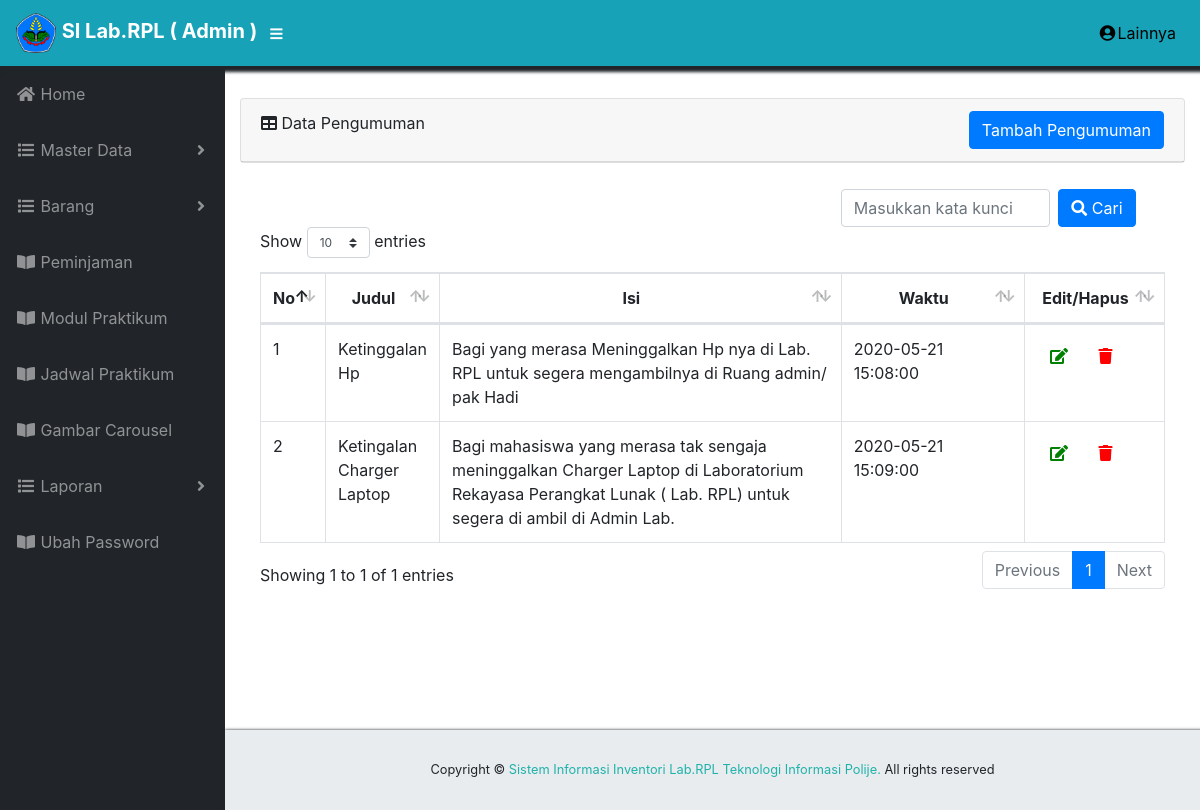
/index.php/admin/home, run on the app's committed database.
### tables this page shows
CREATE TABLE `pengumuman` (
  `id_pengumuman` int(11) NOT NULL,
  `judul` varchar(25) NOT NULL,
  `isi` text NOT NULL,
  `time` timestamp NOT NULL DEFAULT CURRENT_TIMESTAMP ON UPDATE CURRENT_TIMESTAMP
);

### application/controllers/admin/Home.php (called while the page is built, shortened)
<?php
class Home extends CI_Controller{
	public function __construct(){
		$this->load->model("m_home");
        $this->load->library('form_validation');
        $this->load->library('session');
     }
	public function index(){
		$data["pengumuman"] = $this->m_home->getAll();
		$this->load->view("admin/home", $data);
	}
}

### index.php (called while the page is built, shortened)
<?php
require_once BASEPATH.'core/CodeIgniter.php';

### application/models/M_home.php (called while the page is built, shortened)
<?php defined('BASEPATH') OR exit('No direct script access allowed');
class M_home extends CI_Model{
    private $_table = "pengumuman";
    public function getAll(){
        return $this->db->get($this->_table)->result();
    }
}

### application/views/admin/home.php (the view, shortened to what this page needs)
<!DOCTYPE html>
<html lang="en">
 <div id="content-wrapper">
 <div class="container-fluid">
	<div class="card mb-3">
    <div class="card-header">
    <i class="fas fa-table"></i>
	 Data Pengumuman
    <a href="<?php echo base_url('admin/home/tambah') ?>">
	<button name="tambah" type="button" class="btn btn-primary col-xs-3 float-right">Tambah Pengumuman</button></a>
	</div>
    </div>
	 <?php echo form_open('admin/home/search') ?>
     <div class="row float-right"  style="padding-left: 35px; padding-top: 10px;">
     <input type="text" name="keyword" class="col-md-7 mr-2 form-control" placeholder="Masukkan kata kunci">
     <button type="submit" name="search_submit" class="btn btn-primary"><i class="fas fa-search" ></i> Cari</button>
     <?php echo form_close() ?>
	 </div>
		<div class="card-body">
				<div class="table-responsive mt-2">
					<table class="table table-bordered" id="dataTable" width="100%" cellspacing="0">
						<thead >
							<tr>
								<th style="text-align: center">No</th>
								<th style="text-align: center" >Judul</th>
								<th style="text-align: center">Isi</th>
								<th style="text-align: center">Waktu</th>
								<th style="text-align: center">Edit/Hapus</th>
							</tr>
						</thead>
						<?php $no = 1; foreach ($pengumuman as $info) :?>
							<tbody>
								<tr>
									<td><?php echo $no++; ?></td>
									<td><?php echo $info->judul ?></td>
									<td width="500" ><?php echo $info->isi ?></td>
									<td width="200" ><?php echo $info->time ?></td>
									<td width="120">
									 <a href="<?php echo site_url('admin/home/edit/'.$info->id_pengumuman) ?>" class="btn btn-small" ><i class="fas fa-edit" style="color: green;"></i></a>
									 <a onclick="return confirm ('Data Akan dihapus?')" href="<?php echo site_url('admin/home/delete/'.$info->id_pengumuman) ?>" class="btn btn-small" ><i class="fas fa-trash" style="color: red;"></i></a>
									</td>
								</tr>
							</tbody>
						<?php endforeach;?>
					</table>
				</div>
			</div>
		</div>
	</div>
	</html>

### css/sb-admin.css (style rules this page uses)
html { position: relative; min-height: 100%; }
body { height: 100%; }
#wrapper #content-wrapper { overflow-x: hidden; width: 100%; padding-top: 1rem; padding-bottom: 80px; }
:root { --input-padding-x: 0.75rem; --input-padding-y: 0.75rem; }

### data on the page
pengumuman: judul "Ketinggalan Hp", isi "Bagi yang merasa Meninggalkan Hp nya di Lab. RPL untuk segera mengambilnya di Ruang admin/ pak Hadi", time "2020-05-21 15:08:00"
pengumuman: judul "Ketingalan Charger Laptop", isi "Bagi mahasiswa yang merasa tak sengaja meninggalkan Charger Laptop di Laboratorium Rekayasa Perangkat Lunak ( Lab. RPL) untuk segera di ambil di Admin Lab.", time "2020-05-21 15:09:00"
